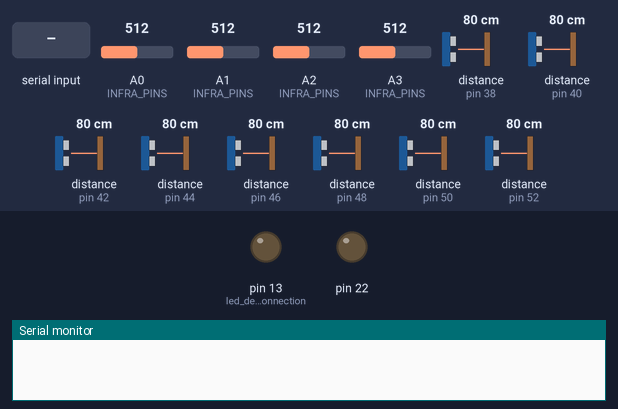
A sketch run on a simulated Arduino Mega 2560, built with avr-gcc and run on an emulated ATmega2560. Shown: output pins drawn as LEDs (lit = HIGH), the last lines printed to the serial monitor. Inputs (shaded band) come from the test bench; at power-on: distance to the obstacle (sensors on pin 40, pin 38, pin 42, pin 44, pin 46, pin 48, pin 50, pin 52) 80 cm, A0 (INFRA_PINS) = 512, A1 (INFRA_PINS) = 512, A2 (INFRA_PINS) = 512, A3 (INFRA_PINS) = 512. The echo pulse lasts 58.3 µs per cm.

Above: at 0.9 s.
1.0 s: "1" received over Serial
At 2.4 s:
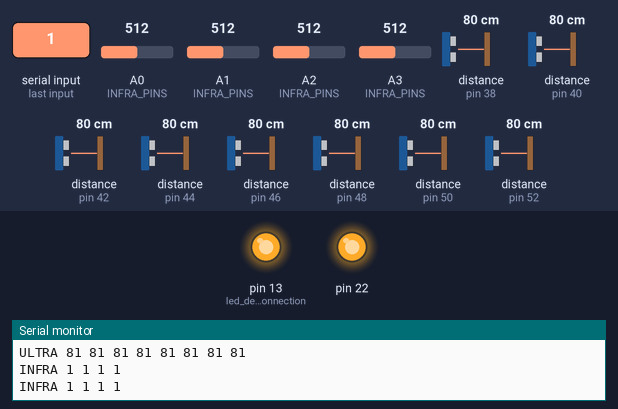
8.5 s: distance to the obstacle (sensor on pin 40) set to 98 cm
10.0 s: distance to the obstacle (sensor on pin 40) set to 106 cm
Timing chart, 0 to 13.0 s (numbered marks = the images above; inputs shaded):
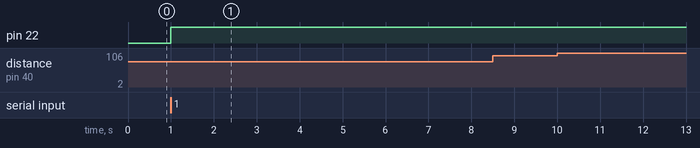

The sketch:

infrared_and_ultrasound_mega.ino
```cpp
/*
 * Reads data from infrared and ultrasound sensors, prints results on Serial.
 *
 * Format:
 * INFRA val_1 val_2 ...
 * ULTRA val_1 val_2 ...
 */
#include <NewPing.h>

#define INFRA_NB      4 // Number of infrared sensors.
#define INFRA_LATENCY 100 // Milliseconds between sensor read (at least 2ms !)
#define SONAR_NUM     8 // Number of ultrasonic sensors.
#define MAX_DISTANCE 100 // Maximum distance (in cm) to ping.
#define PING_INTERVAL 33 // Milliseconds between sensor pings (29ms is about the min to avoid cross-sensor echo).

// Pin number associated with each sensor, in the order same order as the
// "Details" section of the InfraredPotholes.msg message definition.
const int INFRA_PINS[INFRA_NB] = {A0, A1, A2,A3};

unsigned long pingTimer[SONAR_NUM]; // Holds the times when the next ping should happen for each sensor.
unsigned int cm[SONAR_NUM];         // Where the ping distances are stored.
uint8_t currentUltrasoundSensor = 0;          // Keeps track of which sensor is active.
unsigned long infraredTimer;
int alarme = 0;

NewPing sonar[SONAR_NUM] = {     // Ultrasonic Sensor object array. Each sensor's trigger pin, echo pin, and max distance to ping.
//each sensor localisation si done from the kinect Point of view
  NewPing(53, 52, MAX_DISTANCE), //LEFT Sensor
  NewPing(51, 50, MAX_DISTANCE), //FRONT LEFT Sensor
  NewPing(49, 48, MAX_DISTANCE), //FRONT RIGHT Sensor
  NewPing(47, 46, MAX_DISTANCE), //RIGH Sensor
  NewPing(45, 44, MAX_DISTANCE),
  NewPing(43, 42, MAX_DISTANCE),
  NewPing(41, 40, MAX_DISTANCE),
  NewPing(39, 38, MAX_DISTANCE)
/*  NewPing(31, 32, MAX_DISTANCE),
  NewPing(34, 33, MAX_DISTANCE),
  NewPing(35, 36, MAX_DISTANCE),
  NewPing(37, 38, MAX_DISTANCE),
  NewPing(39, 40, MAX_DISTANCE),
  NewPing(50, 51, MAX_DISTANCE),
  NewPing(52, 53, MAX_DISTANCE)*/
};

/*
    Code sample for 139741 Arduino Infrared Obstacle Avoidance Detection Photoelectric Sensor

    Output current: 100mA
    Working voltage: DC 5V
    Current consumption: DC < 25mA
    Response time: < 2ms
    Sensing angle: Less than 15 degree
    Detecting range: 3~80 cm
    Working temperature: -25~55'C
    Wiring:
        red (DC 4.5~5V power high level)
        yellow (Pin A0 microcontroller)
        green (GND 0V power low level)

    This code is in the public domain.

*/
// Reads a value from an infrared sensor and returns 0 for no hole, 1 for hole.
int infraredRead(int pin) {
    int sensorValue = analogRead(pin);
    // The read value should be 0 or 1023 (binary)
    if (sensorValue < 512) {
        // The ground is close, i.e. no hole
        return 0;
    } else {
        return 1;
    }
}

int ultrasoundRead(int sen) {
    return cm[sen];
}

void setup() {
    // initialize serial communications at 115200 bps:
    Serial.begin(115200);
    infraredTimer = millis() + 75;
    pingTimer[0] = millis() + 75;           // First ping starts at 75ms, gives time for the Arduino to chill before starting.
    for (uint8_t i = 1; i < SONAR_NUM; i++) // Set the starting time for each sensor.
      pingTimer[i] = pingTimer[i - 1] + PING_INTERVAL;
    pinMode(13,OUTPUT); //led debug connection
    digitalWrite(13,LOW);
    while(Serial.available()==0){}
    digitalWrite(13,HIGH);
    pinMode(22,OUTPUT);
    digitalWrite(22,LOW);
}

void loop() {
    // Infrared
    if( millis() >= infraredTimer )
    {

      infraredTimer += INFRA_LATENCY;
      Serial.print("INFRA ");
      for (int i = 0; i < INFRA_NB; ++i) {
          Serial.print(infraredRead(INFRA_PINS[i]), DEC);
          Serial.print(" ");
      }
      Serial.println();
    }
    alarme = 0;
    for (int i=0; i< INFRA_NB; ++i ){
      alarme = alarme + infraredRead(INFRA_PINS[i]);
    }
    if (alarme > 0)
    {
      digitalWrite(22,HIGH); //allumer la sirène
    }
    else
    {
      digitalWrite(22,LOW); //éteindre la sirène
    }

    // Utlrasound
    for (uint8_t i = 0; i < SONAR_NUM; i++) { // Loop through all the sensors.
      if (millis() >= pingTimer[i]) {         // Is it this sensor's time to ping?
        pingTimer[i] += PING_INTERVAL * SONAR_NUM;  // Set next time this sensor will be pinged.
        if (i == 0 && currentUltrasoundSensor == SONAR_NUM - 1) {
            Serial.print("ULTRA ");
            for(int j = 0; j < SONAR_NUM; j++) {
                Serial.print(ultrasoundRead(j), DEC); // Sensor ping cycle complete, do something with the results.
                Serial.print(" ");
            }
            Serial.println();
        }
        sonar[currentUltrasoundSensor].timer_stop();          // Make sure previous timer is canceled before starting a new ping (insurance).
        currentUltrasoundSensor = i;                          // Sensor being accessed.
        cm[currentUltrasoundSensor] = 0;                      // Make distance zero in case there's no ping echo for this sensor.
        sonar[currentUltrasoundSensor].ping_timer(echoCheck); // Do the ping (processing continues, interrupt will call echoCheck to look for echo).
      }
    }

    // wait 2 milliseconds before the next loop
    // for the analog-to-digital converter to settle
    // after the last reading:
    delay(20);
}

void echoCheck() { // If ping received, set the sensor distance to array.
  if (sonar[currentUltrasoundSensor].check_timer())
    cm[currentUltrasoundSensor] = sonar[currentUltrasoundSensor].ping_result / US_ROUNDTRIP_CM;
}

void oneSensorCycle() { // Sensor ping cycle complete, do something with the results.

}
```

Measured:
- after the input at 1.0 s, pin 13 (led_debug_connection), pin 22: LOW → HIGH at once
